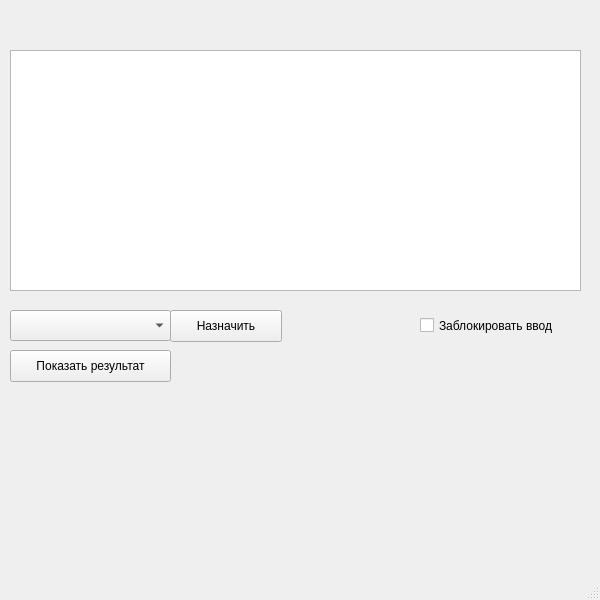
<?xml version="1.0" encoding="UTF-8"?>
<ui version="4.0">
 <class>MainWindow</class>
 <widget class="QMainWindow" name="MainWindow">
  <property name="geometry">
   <rect>
    <x>0</x>
    <y>0</y>
    <width>600</width>
    <height>600</height>
   </rect>
  </property>
  <property name="windowTitle">
   <string>MainWindow</string>
  </property>
  <widget class="QWidget" name="centralwidget">
   <widget class="QTextEdit" name="text_edit">
    <property name="geometry">
     <rect>
      <x>10</x>
      <y>50</y>
      <width>571</width>
      <height>241</height>
     </rect>
    </property>
   </widget>
   <widget class="QComboBox" name="kind_selection">
    <property name="geometry">
     <rect>
      <x>10</x>
      <y>310</y>
      <width>161</width>
      <height>31</height>
     </rect>
    </property>
   </widget>
   <widget class="QPushButton" name="mark_button">
    <property name="geometry">
     <rect>
      <x>170</x>
      <y>310</y>
      <width>112</width>
      <height>32</height>
     </rect>
    </property>
    <property name="text">
     <string>Назначить</string>
    </property>
   </widget>
   <widget class="QCheckBox" name="input_lock_btn">
    <property name="geometry">
     <rect>
      <x>420</x>
      <y>310</y>
      <width>161</width>
      <height>31</height>
     </rect>
    </property>
    <property name="text">
     <string>Заблокировать ввод</string>
    </property>
   </widget>
   <widget class="QPushButton" name="pushButton">
    <property name="geometry">
     <rect>
      <x>10</x>
      <y>350</y>
      <width>161</width>
      <height>32</height>
     </rect>
    </property>
    <property name="text">
     <string>Показать результат</string>
    </property>
   </widget>
  </widget>
  <widget class="QMenuBar" name="menubar">
   <property name="geometry">
    <rect>
     <x>0</x>
     <y>0</y>
     <width>600</width>
     <height>22</height>
    </rect>
   </property>
  </widget>
  <widget class="QStatusBar" name="statusbar"/>
 </widget>
 <resources/>
 <connections/>
</ui>
